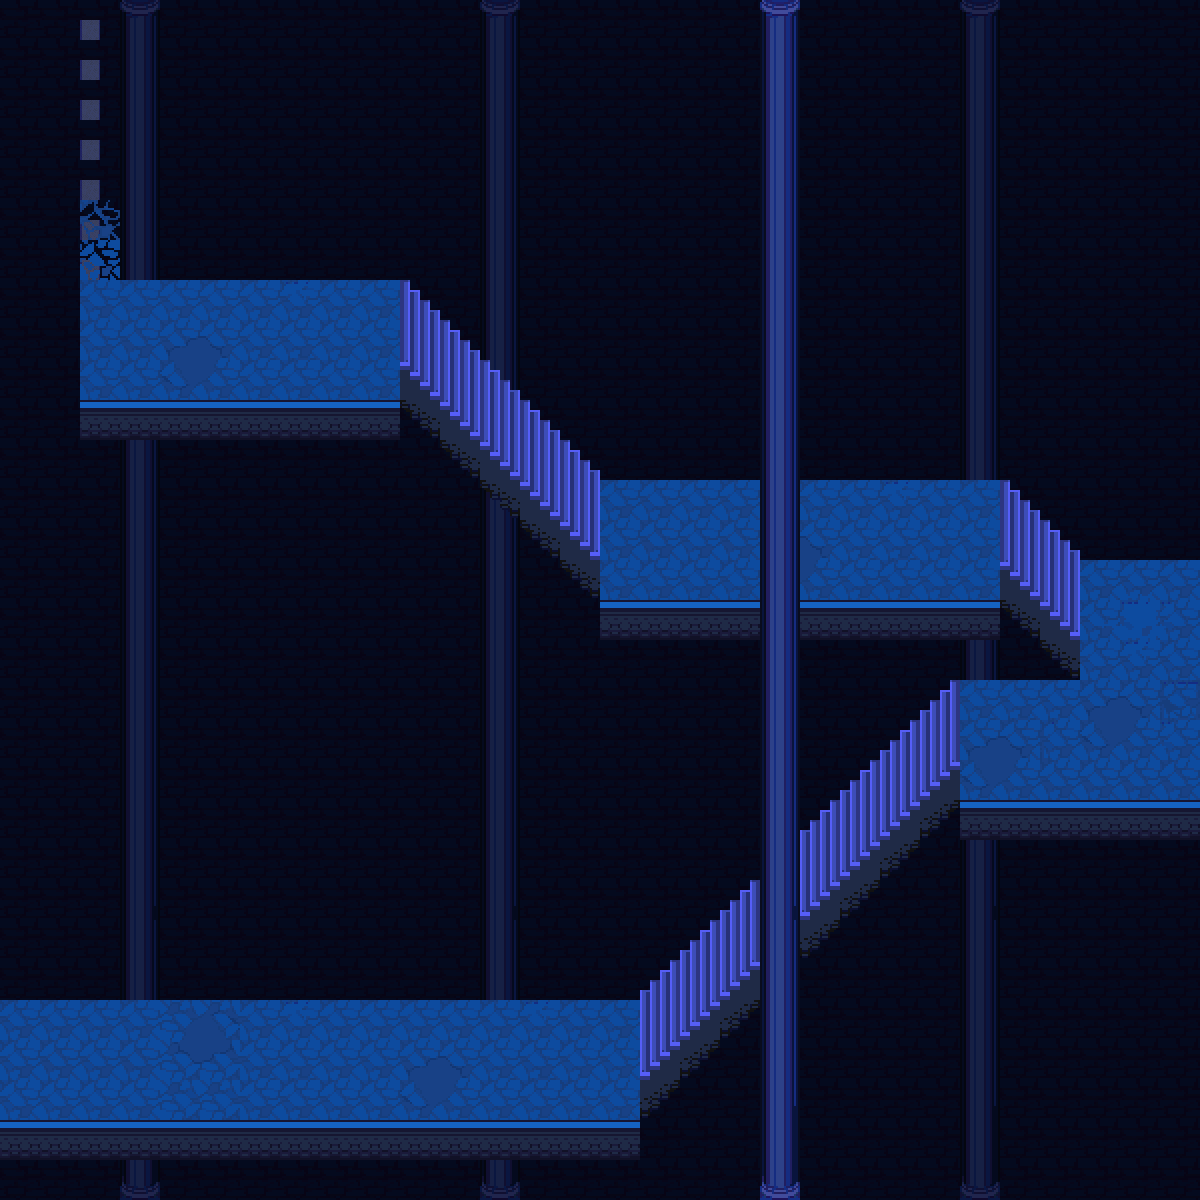

Below is a game level as drawn by its tile map, then a one-line description and the .tmx that defines it (tile-layer data replaced by summaries):
An orthogonal 30x30 tile map with 40x40 px tiles, 4 tile layers (under, Tile Layer 1, decal, tile party), 2 tilesets and 27 objects (3x transition, entry, spawn, entry2, texturescroller, ...).

<map version="1.10" tiledversion="1.10.2" orientation="orthogonal" renderorder="right-down" width="30" height="30" tilewidth="40" tileheight="40" infinite="0" nextlayerid="10" nextobjectid="32">
 <editorsettings>
  <export target="base_sanctum_south.lua" format="lua" />
 </editorsettings>
 <properties>
  <property name="music" value="homebase" />
 </properties>
 <tileset firstgid="1" source="../tilesets/libraryexcerpt.tsx" />
 <tileset firstgid="49" source="../tilesets/bg_dw_church_2_tileset.tsx" />
 <layer id="4" name="under" width="30" height="30" opacity="0.5">
  <data>[900 cells, 900 non-empty, 6 distinct tile ids]</data>
 </layer>
 <layer id="1" name="Tile Layer 1" width="30" height="30">
  <data>[900 cells, 236 non-empty, 11 distinct tile ids]</data>
 </layer>
 <layer id="3" name="decal" width="30" height="30">
  <data>[900 cells, 131 non-empty, 21 distinct tile ids]</data>
 </layer>
 <objectgroup id="7" name="collision">
  <object id="3" x="120" y="0" width="280" height="280" />
  <object id="4" x="40" y="0" width="40" height="440" />
  <object id="5" x="0" y="440" width="400" height="560" />
  <object id="6" x="400" y="360">
   <polygon points="0,0 0,240 200,240 200,200" />
  </object>
  <object id="7" x="1000" y="560">
   <polygon points="0,0 80,80 80,120 0,120" />
  </object>
  <object id="8" x="960" y="760">
   <polygon points="-280,280 -320,320 -320,440 -280,440" />
  </object>
  <object id="9" x="960" y="680">
   <polygon points="0,0 -320,320 -320,0" />
  </object>
  <object id="10" x="1000" y="480">
   <polygon points="0,0 80,80 80,0" />
  </object>
  <object id="11" x="600" y="480">
   <polygon points="0,0 -200,-200 -200,-240 0,-240" />
  </object>
  <object id="12" x="400" y="960" width="240" height="40" />
  <object id="13" x="-80" y="1120" width="720" height="40" />
  <object id="14" x="960" y="800" width="240" height="40" />
  <object id="15" x="1200" y="560" width="40" height="240" />
  <object id="16" x="1080" y="520" width="120" height="40" />
  <object id="17" x="600" y="440" width="400" height="40" />
  <object id="18" x="600" y="600" width="400" height="40" />
  <object id="23" x="80" y="400" width="320" height="40" />
  <object id="26" x="720" y="1000">
   <polygon points="0,0 0,200 240,-160 240,-240" />
  </object>
 </objectgroup>
 <objectgroup id="6" name="objects party">
  <object id="1" name="transition" x="80" y="-40" width="40" height="40">
   <properties>
    <property name="map" value="base_sanctum_center" />
    <property name="marker" value="entry_s" />
   </properties>
  </object>
  <object id="28" name="transition" x="680" y="1200" width="40" height="40">
   <properties>
    <property name="map" value="hell-1" />
   </properties>
  </object>
  <object id="29" name="transition" x="-40" y="1000" width="40" height="120">
   <properties>
    <property name="map" value="base_sanctum_s2" />
    <property name="marker" value="entry" />
   </properties>
  </object>
 </objectgroup>
 <objectgroup id="9" name="markers">
  <object id="22" name="entry" x="100" y="40">
   <point />
  </object>
  <object id="24" name="spawn" x="560" y="1080">
   <point />
  </object>
  <object id="31" name="entry2" x="40" y="1060">
   <point />
  </object>
 </objectgroup>
 <layer id="2" name="tile party" width="30" height="30" parallaxx="1.2">
  <data>[900 cells, 30 non-empty, 5 distinct tile ids]</data>
 </layer>
 <objectgroup id="8" name="objects_overlay">
  <object id="19" name="texturescroller" x="-116" y="-14.0003">
   <properties>
    <property name="type" value="hsv" />
   </properties>
   <point />
  </object>
  <object id="20" name="filter" x="-196" y="146">
   <properties>
    <property name="type" value="hsv2" />
   </properties>
   <point />
  </object>
  <object id="21" name="churchfog" x="-156" y="226">
   <point />
  </object>
 </objectgroup>
</map>